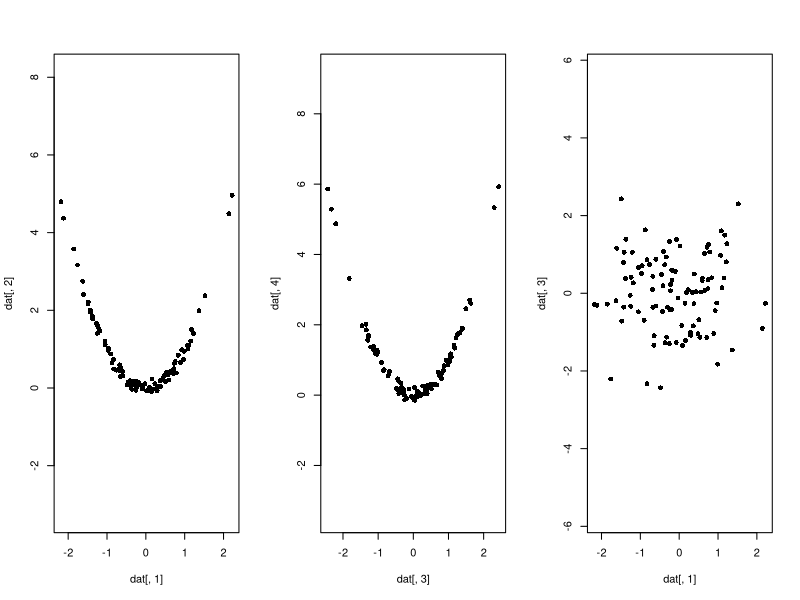
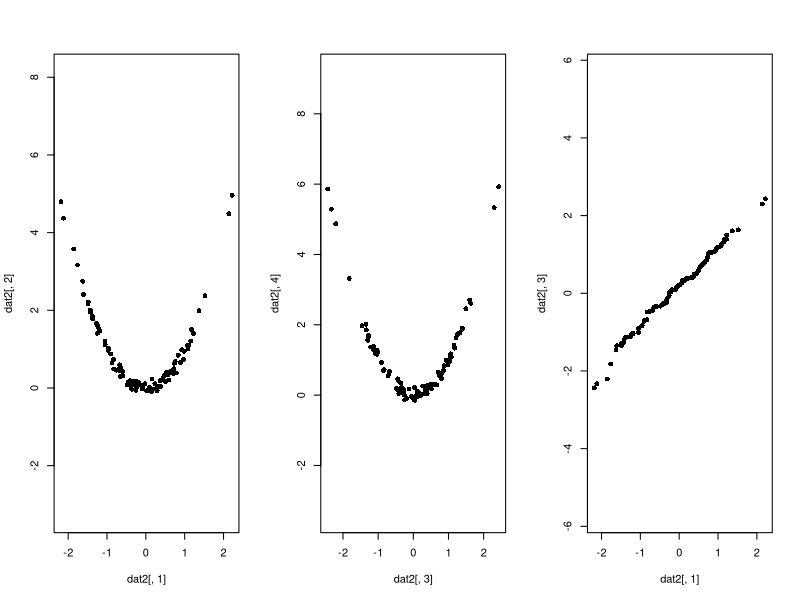
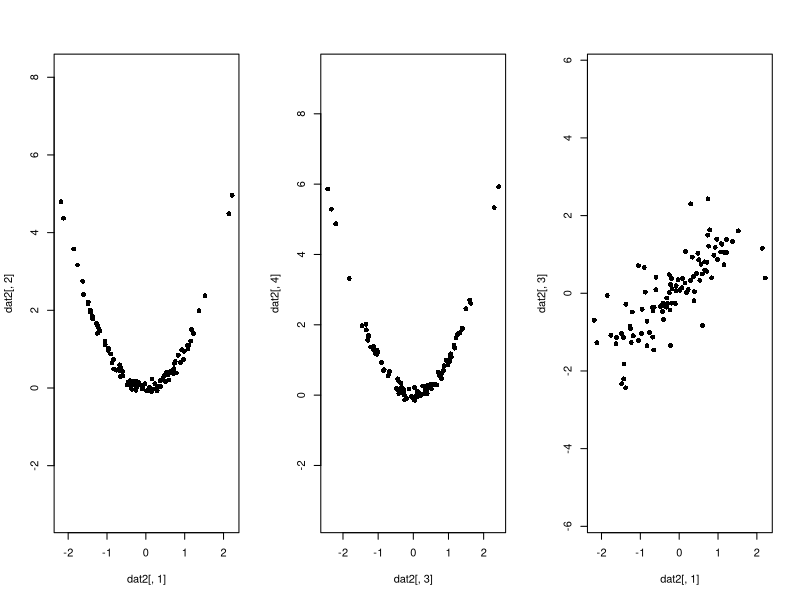
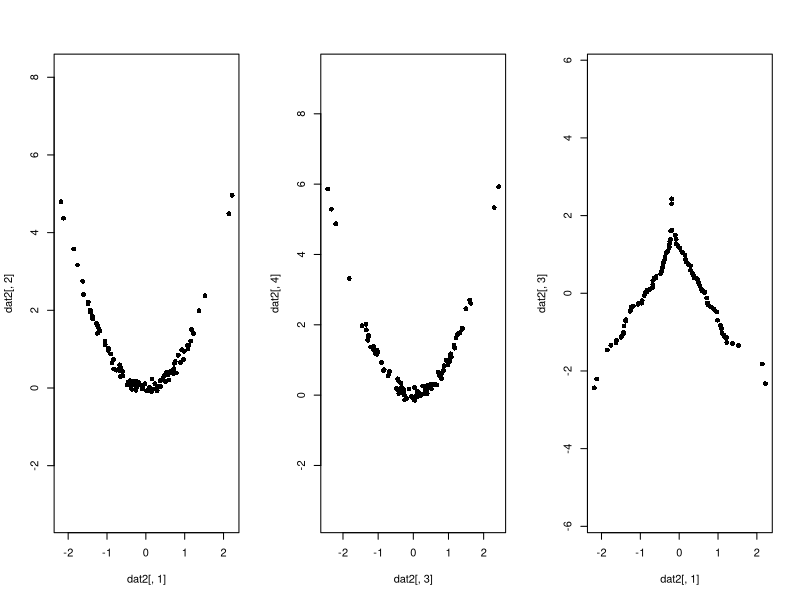
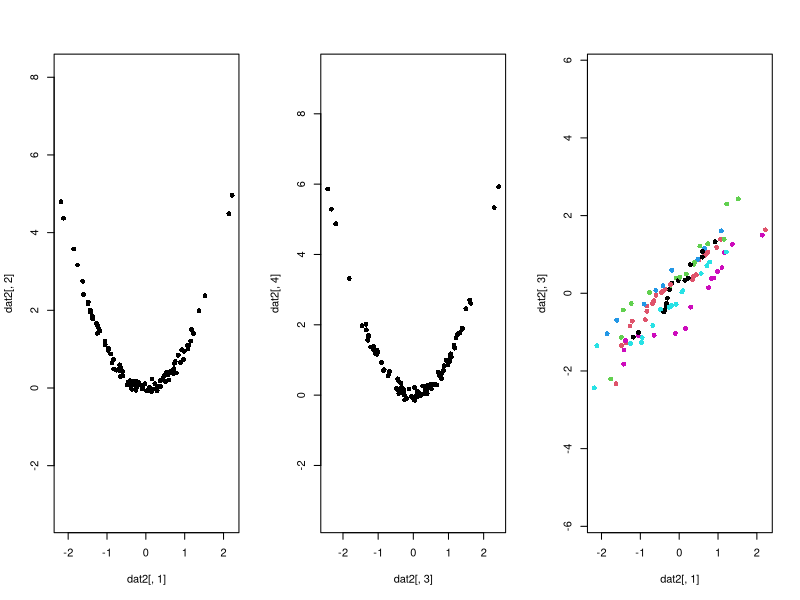
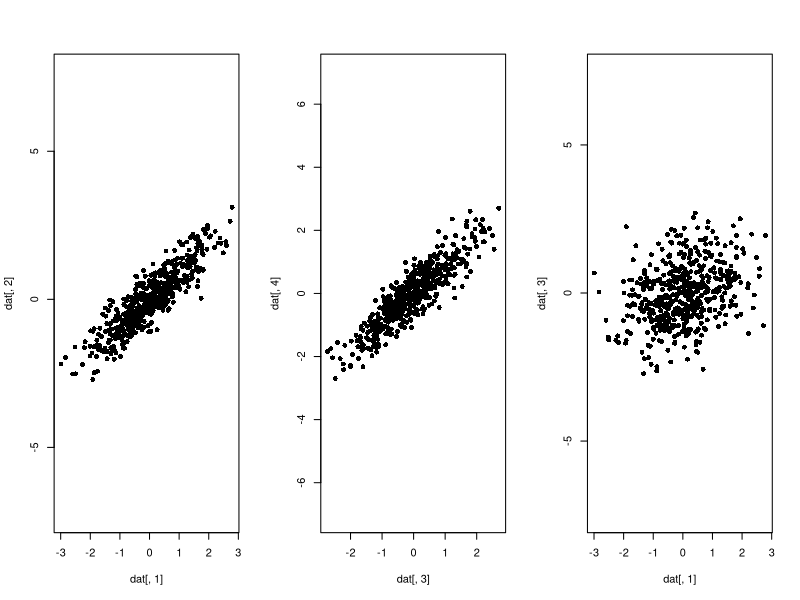
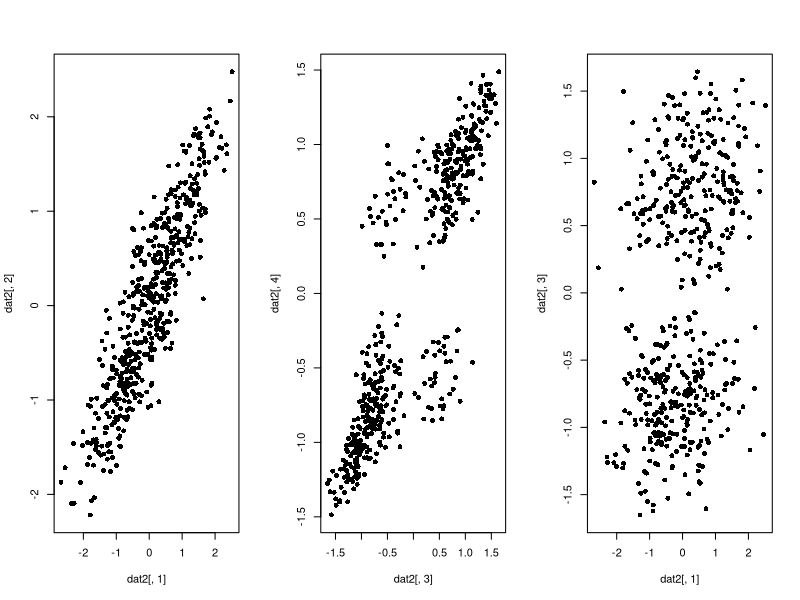

The R source for these figures, in order:
set.seed(10)
n <- 100
x1 <- stats::rnorm(n); y1 <- x1^2 + stats::rnorm(n, sd = 0.1)
x2 <- stats::rnorm(n); y2 <- x2^2 + stats::rnorm(n, sd = 0.1)
dat <- cbind(x1, y1, x2, y2)

par(mfrow = c(1,3))
plot(dat[,1], dat[,2], asp = T, pch = 16)
plot(dat[,3], dat[,4], asp = T, pch = 16)
plot(dat[,1], dat[,3], asp = T, pch = 16)

# category 1 of ways to induce dependency
# Method 1.A
## Instead of strictly ordering, we "randomize" the ordering slightly
# example of strict ordering
dat2 <- dat
dat2[,c(1,2)] <- dat2[order(dat2[,1]), c(1,2)]
dat2[,c(3,4)] <- dat2[order(dat2[,3]), c(3,4)]

par(mfrow = c(1,3))
plot(dat2[,1], dat2[,2], asp = T, pch = 16)
plot(dat2[,3], dat2[,4], asp = T, pch = 16)
plot(dat2[,1], dat2[,3], asp = T, pch = 16)

# instead, we could do a "randomized" ordering somewhat
# Method 1.A.I
shuffling_function <- function(vec, window = 5){
  order_vec <- order(vec)
  
  for(i in 1:(length(order_vec)-window)){
    order_vec[i:(i+window)] <- sample(order_vec[i:(i+window)])
  }
  
  order_vec
}

dat2 <- dat
new_order1 <- shuffling_function(dat2[,1], window = 10)
new_order3 <- shuffling_function(dat2[,3], window = 10)

dat2[,c(1,2)] <- dat[new_order1, c(1,2)]
dat2[,c(3,4)] <- dat[new_order3, c(3,4)]

par(mfrow = c(1,3))
plot(dat2[,1], dat2[,2], asp = T, pch = 16)
plot(dat2[,3], dat2[,4], asp = T, pch = 16)
plot(dat2[,1], dat2[,3], asp = T, pch = 16)

# Method 1.A.II
quadratic_ordering <- function(vec){
  order_vec <- order(vec)
  
  n <- length(order_vec)
  odd_idx <- seq(1, n, by = 2)
  even_idx <- seq(2, n, by = 2)
  
  new_order_vec <- c(order_vec[odd_idx], rev(order_vec[even_idx]))
  new_order_vec
}

dat2 <- dat
new_order3 <- quadratic_ordering(dat2[,3])

dat2[,c(1,2)] <- dat[order(dat[,1]), c(1,2)]
dat2[,c(3,4)] <- dat[new_order3, c(3,4)]

par(mfrow = c(1,3))
plot(dat2[,1], dat2[,2], asp = T, pch = 16)
plot(dat2[,3], dat2[,4], asp = T, pch = 16)
plot(dat2[,1], dat2[,3], asp = T, pch = 16)

# Method 1.B
## All we're going to do is introduce the notion of "cell-types"/"clusters"
set.seed(10)
cluster_label <- sample(1:6, 100, replace = T)

dat2 <- dat
for(k in 1:max(cluster_label)){
  idx <- which(cluster_label == k)
  
  dat2[idx,c(1,2)] <- dat2[idx[order(dat2[idx,1])], c(1,2)]
  dat2[idx,c(3,4)] <- dat2[idx[order(dat2[idx,3])], c(3,4)]
}

par(mfrow = c(1,3))
plot(dat2[,1], dat2[,2], asp = T, pch = 16)
plot(dat2[,3], dat2[,4], asp = T, pch = 16)
plot(dat2[,1], dat2[,3], asp = T, pch = 16, col = cluster_label)


###########################################
###########################################

rm(list=ls())
set.seed(10)
p <- 4
mean_vec <- rep(0, 4)
off_val <- 0.3
cov_mat <- matrix(c(1, 0.9, off_val, off_val,
                    0.9, 1, off_val, off_val, 
                    off_val, off_val, 1, 0.9,
                    off_val, off_val, 0.9, 1), 4, 4)
n <- 500
# (In the notation of https://jmlr.csail.mit.edu/papers/volume10/liu09a/liu09a.pdf, section 3)
## dat represent the n-samples of "Z"
dat <- MASS::mvrnorm(n = n, mu = mean_vec, Sigma = cov_mat)

par(mfrow = c(1,3))
plot(dat[,1], dat[,2], asp = T, pch = 16)
plot(dat[,3], dat[,4], asp = T, pch = 16)
plot(dat[,1], dat[,3], asp = T, pch = 16)

# (In the notation of https://jmlr.csail.mit.edu/papers/volume10/liu09a/liu09a.pdf, section 3)
## dat2 represent the n-samples of "X"
dat2 <- dat
dat2[,1] <- sign(dat2[,1])*abs(dat2[,1])^0.9
dat2[,2] <- sign(dat2[,2])*abs(dat2[,2])^0.8
dat2[,3] <- sign(dat2[,3])*abs(dat2[,3])^0.5
dat2[,4] <- sign(dat2[,4])*abs(dat2[,4])^0.4

par(mfrow = c(1,3))
plot(dat2[,1], dat2[,2], pch = 16)
plot(dat2[,3], dat2[,4], pch = 16)
plot(dat2[,1], dat2[,3], pch = 16)


